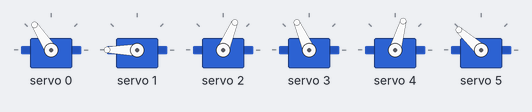
The sketch below on a simulated Arduino Uno, built with avr-gcc and run on an emulated ATmega328P. Shown: 6 × servo.

Above: at 2.92 s.
At 8.5 s:
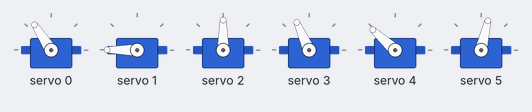
At 20.2 s:
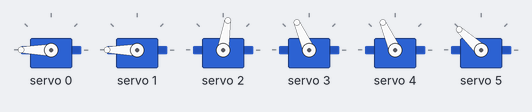
At 22.7 s:
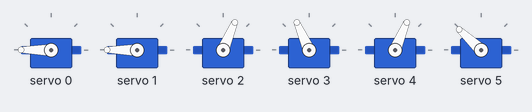
At 29.67 s:
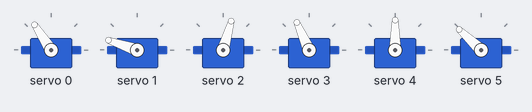
At 38.4 s:
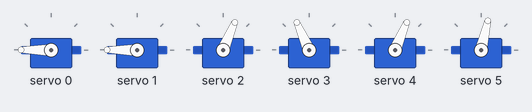
Timing chart, 0 to 39.9 s (numbered marks = the images above):
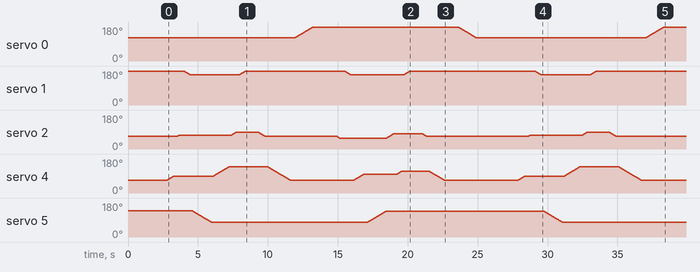

The sketch:

ObjectMovement.ino
```cpp
/* ---------------------------------------------
 * |                ROBOTIC ARM                |
 * |           Author: Nicholas Rubio          |
 * |              Date: 05/07/2022             |
 * --------------------------------------------- */

/* I'm using a PCA9685 servo driver to drive the motors. In order to program the motor driver,
 * I will be using the HCPA9685.h library. Credit for the library goes to the maker.
*/

#include "HCPCA9685.h"
#define  I2CAdd 0x40

/* We first want to establish each motor's number label and its limits of rotation.
 * Below is the reference number and maximum/minimum positions for each servo motor.
 * It is important to note that the servos rotate based on a given position, not an angle.
*/

int waist = 0;
int waistMin = 50;
int waistMax = 450;

int shoulder = 1;
int shoulderMin = 170;
int shoulderMax = 450;

int elbow = 2;
int elbowMin = 50;
int elbowMax = 450;

int wrist = 3;
int wristMin = 50;
int wristMax = 450;

int gripperRotate = 4;
int gripperRotateMin = 50;
int gripperRotateMax = 350;

int gripperClose = 5;
int gripClose = 170;
int gripOpen = 300;

/* We also want to declare all the pick up/drop off positions for each motor during
 * the movement actions. The positions are all fixed values. */
int waistCenter = 270;
int shoulderCenter = 450;
int elbowCenter = 150;
int wristCenter = 250;
int gripperRotateCenter = 150;

int waistPickUp = waistCenter;
int shoulderPickUp = 350;
int elbowPickUp = 165;
int wristPickUp = wristCenter;
int gripperRotatePickUp = 200;

int waistDropOff = 460;
int shoulderDropOff = 350;
int elbowDropOff = 130;
int wristDropOff = wristCenter;
int gripperRotateDropOff = 220;

/* Lastly, we need to create an obeject of HCPCA9685 */

HCPCA9685 HCPCA9685(I2CAdd);

/*  The set up is fairly simple.
 *  We want to initialize the HCPA9685 library and turn on the motor driver.
 *  We also start the serial monitor in case we want to display motor information.
 *  Finally, we should orient the arm to be in its default position.
 */

void setup()
{
  Serial.begin(9600);
  HCPCA9685.Init(SERVO_MODE);
  HCPCA9685.Sleep(false);
  defaultPosition();
}

/* This program is designed to pick up a small object and drop it into a container.
 * Because there are currently no sensors on the robot, the object and container
 * need to be in fixed locations that the robot knows, which have already been declared
 * from the dropOff/pickUp variables.
 *
 * The movement cycles as follows:
 * (Start) Center Position -> Move and Pick Up Object -> Return to Center -> Move and Drop Off Object -> Return to Center (End)
 *
 * The movements to and from the center are nice because it makes the robot move much
 * more methodically and keeps the movements gentle enough so that there aren't any
 * jerks that could lead to the object being dropped.
 *
 * Throughout the movements, there are also a few gradual changes to the desired positions,
 * because the leverage of the arm can sometimes be too great for the shoulder joint to handle
 * reliably.
 */

void loop()
{
  pickUpObject();
  delay(100);
  returnToCenter(0);
  delay(100);
  dropOffObject();
  returnToCenter(1);
  delay(2000);
}

/* Function to turn all motors to default position from start up. */
void defaultPosition() {
  HCPCA9685.Servo(waist, waistCenter);
  delay(200);
  HCPCA9685.Servo(shoulder, shoulderCenter);
  delay(200);
  HCPCA9685.Servo(elbow, elbowCenter);
  delay(200);
  HCPCA9685.Servo(wrist, wristCenter);
  delay(200);
  HCPCA9685.Servo(gripperRotate, gripperRotateCenter);
  delay(200);
  HCPCA9685.Servo(gripperClose, gripOpen);
  delay(1000);
}

/* Function to move a joint from a given starting position to a given ending position. */
void moveJoint(int joint, int startPos, int endPos) {
  if (startPos < endPos) {
    for (int i = startPos; i <= endPos; i++) {
        HCPCA9685.Servo(joint, i);
        delay(10);
    }
  }
  else if (startPos > endPos) {
    for (int i = startPos; i >= endPos; i--) {
        HCPCA9685.Servo(joint, i);
        delay(10);
    }
  }
  else {
    HCPCA9685.Servo(joint, endPos);
  }
  delay(100);
}

/* Function to open and close the gripping mechanism, depending on parameter given. */
void openCloseGrip(int funct) {
  //We are going to open the grip
  int i;
  if (funct == 0) {
    for (i=gripClose; i < gripOpen; i++) {
      HCPCA9685.Servo(gripperClose, i);
      delay(10);
    }
  }
  //We are going to close the grip
  else if (funct == 1) {
    for (i=gripOpen; i > gripClose; i--) {
      HCPCA9685.Servo(gripperClose, i);
      delay(10);
    }
  }
}

/* Function for moving the arm to pick up the object, starting from the center/default position. */
void pickUpObject() {
  moveJoint(shoulder, shoulderCenter, 400);
  delay(100);
  moveJoint(gripperRotate, gripperRotateCenter, gripperRotatePickUp);
  delay(100);
  moveJoint(elbow, elbowCenter, elbowPickUp);
  delay(100);
  moveJoint(shoulder, 400, shoulderPickUp);
  delay(100);
  openCloseGrip(1);
}

/* Function for moving the arm to drop off the object, starting from center */
void dropOffObject() {
  moveJoint(waist, waistCenter, waistDropOff);
  delay(100);
  moveJoint(shoulder, shoulderCenter, 400);
  delay(100);
  moveJoint(elbow, elbowCenter, elbowDropOff);
  delay(100);
  moveJoint(shoulder, 400, shoulderDropOff);
  delay(100);
  moveJoint(gripperRotate, gripperRotateCenter, gripperRotateDropOff);
  delay(100);
  openCloseGrip(0);
}

/* Function to return the arm to its center postiion
 * In between the pick up/drop off steps, we want to return the arm
 * to its center postiion for smoother, consistent movement. Action is
 * determined from command parameter.
 */
void returnToCenter(int command) {
  //If we are returning from the pick up
  if(command == 0) {
    moveJoint(gripperRotate, gripperRotatePickUp, 300);
    delay(100);
    moveJoint(elbow, elbowPickUp, 200);
    delay(100);
    moveJoint(shoulder, shoulderPickUp, shoulderCenter);
    delay(100);
    moveJoint(elbow, 200, elbowCenter);
    delay(100);
    moveJoint(gripperRotate, 300, gripperRotateCenter);
    delay(100);

  }
  //If we are returning from the drop off
  else if (command == 1) {
    moveJoint(elbow, elbowDropOff, 180);
    delay(100);
    moveJoint(gripperRotate, gripperRotateDropOff, 250);
    delay(100);
    moveJoint(shoulder, shoulderDropOff, shoulderCenter);
    delay(100);
    moveJoint(elbow, 180, elbowCenter);
    delay(100);
    moveJoint(gripperRotate, 250, gripperRotateCenter);
    delay(100);
    moveJoint(waist, waistDropOff, waistCenter);
    delay(100);
  }
}
```
